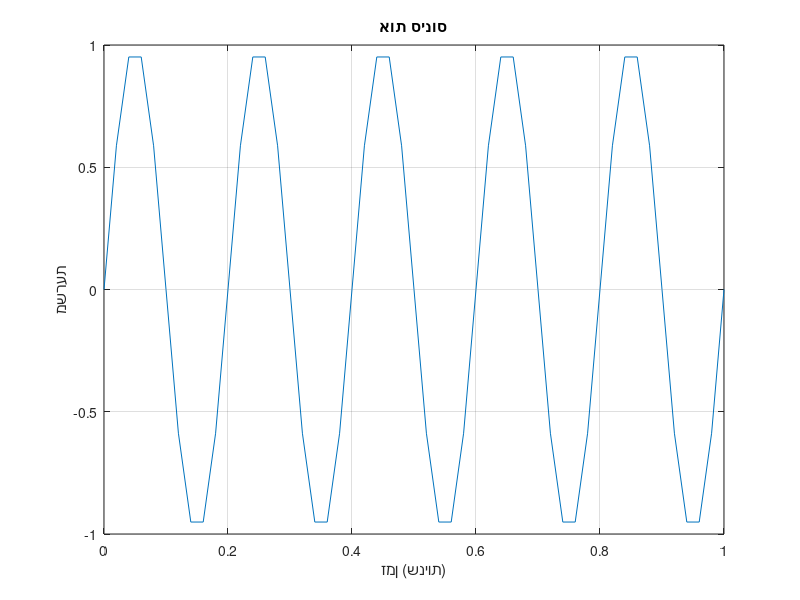
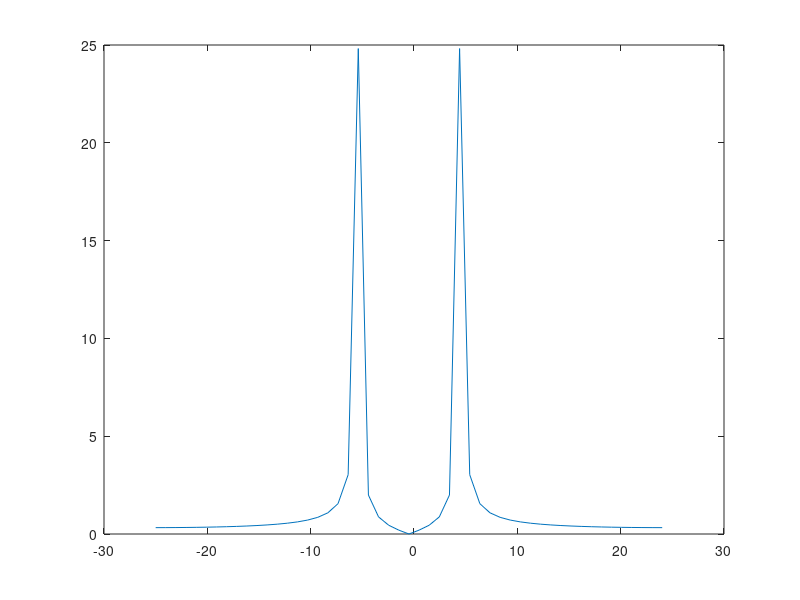

These charts were generated, in order, by the following MATLAB code: (Note: this script raises an error after producing the figures.)
close all;

fs = 50;             % קצב דגימה בהרץ
ts = 1/fs;
t = 0:ts:1;            % וקטור זמן למשך שנייה אחת
f = 5;                 % תדר אות הסינוס בהרץ
amplitude = 1;         % משרעת (אמפליטודה)

y = amplitude * sin(2 * pi * f * t); % חישוב האות

plot(t, y);            % הצגת הגרף
xlabel('זמן (שניות)');
ylabel('משרעת');
title('אות סינוס');
grid on;

N = length(y);
f = -fs/2:fs/N:fs/2 - fs/N;

fft_sig = fftshift(abs(fft(y)));

figure
plot(f, fft_sig);

function spec_try(signal, Fs, N)
Ts = 1 / Fs;
t = 0:Ts:Ts*(N-1) ;
f = -Fs/2:Fs/N:Fs/2 - Fs/N;

fft_sig = fftshift(abs(fft(signal)));

% figure
% plot(f, fft_sig);
% figure
% plot(t,(sig));
figure
imagesc(t, f, fft_sig);
figure
spectrogram(signal);
end

%% 4

m = mindivisor(6, 3);

function m = mindivisor(N, a)
    divs = N ./ (1:N);
    for i = 1:N
        if mod(divs(i), 1) ~= 0
            divs(i) = inf(1,1);
        end
    end
    [~, idx] = min(abs(divs - a));
    m= divs(idx);
end
